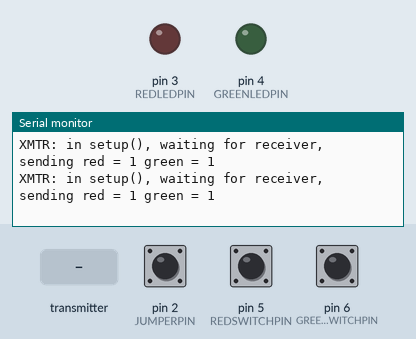
Bench run of a sketch on a simulated Arduino Uno, built with avr-gcc and run on an emulated ATmega328P. On the bench: output pins drawn as LEDs (lit = HIGH), the last lines printed to the serial monitor. The inputs (shaded band) are chosen by the test bench; at power-on: pin 2 (JUMPERPIN) HIGH, pin 5 (REDSWITCHPIN) HIGH, pin 6 (GREENSWITCHPIN) HIGH. No radio packets arrive unless stated.

Above: at 1.0 s.
1.1 s: the transmitter starts sending green = 0
At 1.4 s:
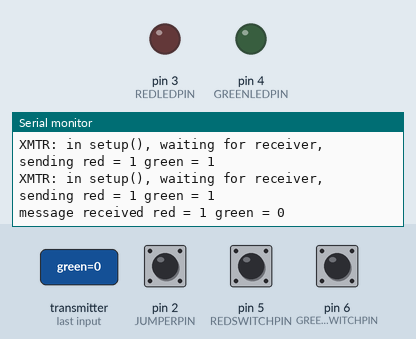
3.0 s: the transmitter starts sending red = 64
At 3.8 s:
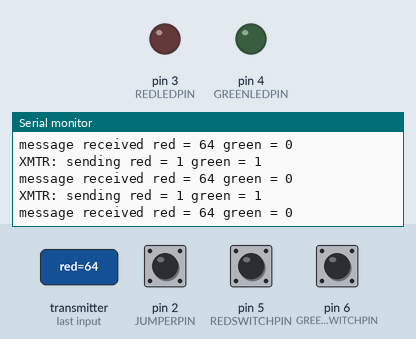
6.0 s: the transmitter starts sending green = 64
At 6.5 s:
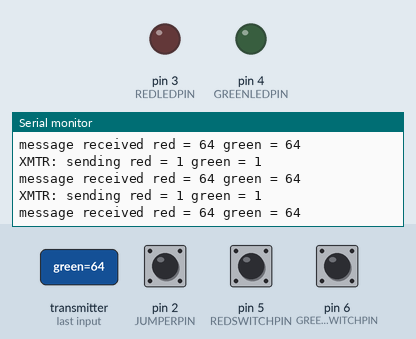
9.0 s: the transmitter starts sending red = 0
12.0 s: the transmitter starts sending green = 128
15.0 s: the transmitter starts sending red = 128
Timing chart, 0 to 18.0 s (numbered marks = the images above; inputs shaded):
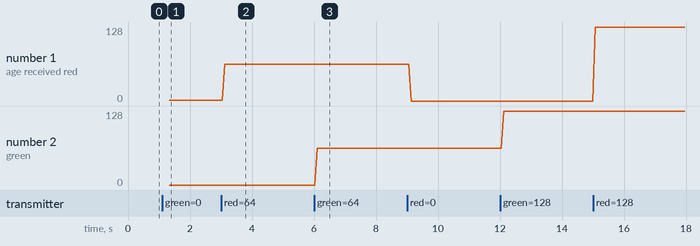

Measured:
- after the input at 1.1 s, the serial monitor: prints a new line after 0.23 s (image 1)
- after the input at 3.0 s, the serial monitor: prints a new line after 0.12 s (image 2)
- after the input at 6.0 s, the serial monitor: prints a new line after 0.10 s (image 3)
- plotted number 1: 1 → 64 after the input at 3.0 s
- plotted number 2: 64 → 128 after the input at 12.0 s

The sketch:

rf24Handshaking.ino
```cpp
/*
   Example using the nRF24L01 radio module to communicate
   between two Arduinos with much increased reliability following
   various tutorials, conversations, and studying the nRF24L01 datasheet
   and the library reference.

   This code is for both transmitter and receiver.
   Behavior is determined by a jumper on the receiver.

   The transmitter has two LEDs indicating correct data or errors

   These sketches require the RF24 library by TMRh20
   Documentation here: https://nrf24.github.io/RF24/index.html

   nRF24L01 datasheet here:
   https://www.sparkfun.com/datasheets/Components/
	 SMD/nRF24L01Pluss_Preliminary_Product_Specification_v1_0.pdf

   Much useful information in
   https://www.youtube.com/watch?v=Z7_Cy66Vnrc

	 Good discussion of selecting good addresses:
	 http://maniacalbits.blogspot.com/2013/04/
	 rf24-addressing-nrf24l01-radios-require.html


   change log

   18 Nov 2022 - ms - initial entry based on rf24TwoSwitchesTwoLEDs
   18 Nov 2022 - ms - slower SPI speed (third parameter in constructor)
                    - separate channels by 10 e.g.
                      setChannel(86); // default is 76
                    - slower on-air datarate e.g.
                      radio.setDataRate(RF24_250KBPS);
                    - low (but not minimum) power level e.g.
                      radio.setPALevel(RF24_PA_LOW);
                    - changed address to avoid bad bit patterns

*/

// Pin usage
//
const int JUMPERPIN = 2;  // connect to ground for receiver
const int REDLEDPIN = 3;
const int GREENLEDPIN = 4;  // successful handshake
const int REDSWITCHPIN = 5;
const int GREENSWITCHPIN = 6;

// nRF24L01 uses SPI which is fixed on pins 11, 12, and 13.
// It also requires two other signals
// (CE = Chip Enable, CSN = Chip Select Not)
// Which can be any pins:

const int CEPIN = 9;
const int CSNPIN = 10;

// In summary,
// nRF 24L01 pin    Arduino pin   name
//          1                     GND
//          2                     3.3V
//          3             9       CE
//          4             10      CSN
//          5             13      SCLK
//          6             11      MOSI/COPI
//          7             12      MISO/CIPO

#include <SPI.h>
#include <nRF24L01.h>
#include <RF24.h>
//RF24 radio(CEPIN, CSNPIN, 125000L);  // CE, CSN
RF24 radio(CEPIN, CSNPIN);  // CE, CSN


#include <printf.h>  // for debugging


// Byte of array representing the address.
// This is the address where we will send the data.
// This should be same on the receiving side.
//
// Avoid addresses where all bits are the same
// (e.g. 00000 or FFFFF, because it looks like noise)
// or alternate (e.g. 01010101 or 1010101, because it looks like the preamble)
//
// Good addresses need alternating short (2-4) sequences of the same
// bit value e.g.  110001110011
// or in hex the nibbles 0x3, 0x6, 0x7, 0xC, 0xE
// (these are only 4 bits so combine)
//
// values that start or end with 1 bit can be combined
// e.g. 0x38 or 0x1C
//
// e.g.
const byte xmitAddress[] = { 0x33, 0x36, 0xC7, 0xE6, 0xCC };
const byte recvAddress[] = { 0x33, 0x36, 0xC7, 0xE6, 0x66 };


// global variables
boolean iAmTransmitter = true;  // jumper makes us the receiver
uint8_t pipeNum;

struct DataStruct {
  uint8_t green;
  uint8_t red;
};
DataStruct data;

void setup() {
  Serial.begin(9600);
  printf_begin();

  pinMode(JUMPERPIN, INPUT_PULLUP);
  iAmTransmitter = digitalRead(JUMPERPIN);  // jumper on receiver sets this to false

  // Receiver has LEDs
  pinMode(REDLEDPIN, OUTPUT);
  pinMode(GREENLEDPIN, OUTPUT);

  // Transmitter has switches
  pinMode(REDSWITCHPIN, INPUT_PULLUP);
  pinMode(GREENSWITCHPIN, INPUT_PULLUP);

  // RF24 setup
  if (!radio.begin()) {
    Serial.println("radio  initialization failed");
    while (1)
      ;
  } else {
    Serial.println("radio successfully initialized");
  }

  // Here's most of the special stuff (apart from constructor above):
  radio.setDataRate(RF24_250KBPS);
  radio.setChannel(86);

  radio.setPALevel(RF24_PA_LOW);

  if (iAmTransmitter) {
    radio.openWritingPipe(xmitAddress);
    radio.openReadingPipe(1, recvAddress);
  } else {
    radio.openWritingPipe(recvAddress);
    radio.openReadingPipe(1, xmitAddress);
  }

  radio.printPrettyDetails();

  if (iAmTransmitter) {  // I am transmitter so transmit until receiver responds

    boolean receivedReply = false;
    while (!receivedReply) {

      data.red = digitalRead(REDSWITCHPIN);
      data.green = digitalRead(GREENSWITCHPIN);

      Serial.print("XMTR: in setup(), waiting for receiver, sending red = ");
      Serial.print(data.red);
      Serial.print(" green = ");
      Serial.println(data.green);

      radio.stopListening();  // Become a transmitter
      radio.write(&data, sizeof(data));

      receivedReply = checkForMessage();
      delay(200);  // not too often
    }
  }  // end of I am a transmitter
}  // end of setup

// checks to see whether we have received a message
// returns true if we have received a message and data is valid
//         false otherwise
boolean checkForMessage() {

  //Serial.println("checking for a message");
  radio.startListening();  // Become a receiver

  if (radio.available(&pipeNum)) {
    radio.read(&data, sizeof(data));  //Reading the data
    Serial.print("message received red = ");
    Serial.print(data.red);
    Serial.print(" green = ");
    Serial.println(data.green);
    return true;
  }
  return false;
}

void loop() {

  if (!iAmTransmitter) {  // I am receiver so wait for a message

    radio.startListening();  // Become a receiver
    while (!(radio.available(&pipeNum))) {
      Serial.println("RCVR: waiting for message");
      delay(10);  // check for messgaes pretty often
    }

    radio.read(&data, sizeof(data));  //Reading the data
    Serial.print("RCVR: received red = ");
    Serial.print(data.red);
    Serial.print(" green = ");
    Serial.println(data.green);

    digitalWrite(GREENLEDPIN, data.green);
    digitalWrite(REDLEDPIN, data.red);

    // now simply send it back
    radio.stopListening();
    radio.write(&data, sizeof(data));

  } else {  // We are the transmitter

    data.red = digitalRead(REDSWITCHPIN);
    data.green = digitalRead(GREENSWITCHPIN);
    Serial.print("XMTR: sending red = ");
    Serial.print(data.red);
    Serial.print(" green = ");
    Serial.println(data.green);

    // The write() function will block
    // until the message is successfully acknowledged by the receiver
    // or the timeout/retransmit maxima are reached.
    // In the current (default?) configuration, the max delay here is 60-70ms.
    //
    // Returns
    //   true if the payload was delivered successfully
    //        and an acknowledgement (ACK packet) was received.
    //        If auto-ack is disabled, then any attempt to transmit
    //        will also return true (even if the payload was not received).
    //   false if the payload was sent but was not acknowledged
    //        with an ACK packet.
    //        This condition can only be reported
    //        if the auto-ack feature is on.
    radio.stopListening();
    radio.write(&data, sizeof(data));

    // now wait for a reply and turn on the appropriate LED
    boolean receivedReply = false;
    while (!receivedReply) {
      radio.startListening();  // Become a receiver
      receivedReply = checkForMessage();
      //Serial.print("XMTR: receivedReply = ");
      //Serial.println(receivedReply);
      delay(10);  // can check for messages pretty often
    }
  }  // end of we are the transmitter
}  // end of loop
```
